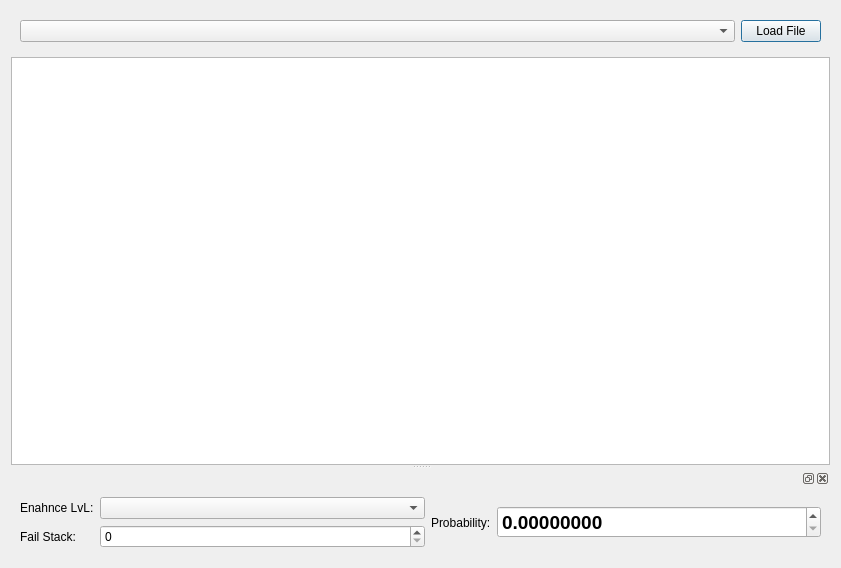
<?xml version="1.0" encoding="UTF-8"?>
<ui version="4.0">
 <class>dlgProbability</class>
 <widget class="QDialog" name="dlgProbability">
  <property name="geometry">
   <rect>
    <x>0</x>
    <y>0</y>
    <width>841</width>
    <height>568</height>
   </rect>
  </property>
  <property name="windowTitle">
   <string>Probability Table</string>
  </property>
  <layout class="QVBoxLayout" name="verticalLayout_2">
   <item>
    <widget class="QSplitter" name="splitter">
     <property name="orientation">
      <enum>Qt::Vertical</enum>
     </property>
     <widget class="QWidget" name="widget_2" native="true">
      <property name="sizePolicy">
       <sizepolicy hsizetype="Preferred" vsizetype="Preferred">
        <horstretch>0</horstretch>
        <verstretch>1</verstretch>
       </sizepolicy>
      </property>
      <layout class="QVBoxLayout" name="verticalLayout">
       <item>
        <widget class="QWidget" name="widget" native="true">
         <layout class="QHBoxLayout" name="horizontalLayout">
          <item>
           <widget class="GearTypeCmb" name="cmbGearType">
            <property name="sizePolicy">
             <sizepolicy hsizetype="Expanding" vsizetype="Fixed">
              <horstretch>0</horstretch>
              <verstretch>0</verstretch>
             </sizepolicy>
            </property>
           </widget>
          </item>
          <item>
           <widget class="QPushButton" name="cmdLoadFile">
            <property name="text">
             <string>Load File</string>
            </property>
           </widget>
          </item>
         </layout>
        </widget>
       </item>
       <item>
        <widget class="QTableWidget" name="tableWidget">
         <property name="editTriggers">
          <set>QAbstractItemView::NoEditTriggers</set>
         </property>
         <property name="alternatingRowColors">
          <bool>true</bool>
         </property>
         <property name="selectionMode">
          <enum>QAbstractItemView::MultiSelection</enum>
         </property>
         <property name="selectionBehavior">
          <enum>QAbstractItemView::SelectItems</enum>
         </property>
        </widget>
       </item>
      </layout>
     </widget>
     <widget class="QDockWidget" name="dockWidget">
      <widget class="QWidget" name="dockWidgetContents">
       <layout class="QGridLayout" name="gridLayout">
        <item row="1" column="0">
         <widget class="QLabel" name="label_2">
          <property name="sizePolicy">
           <sizepolicy hsizetype="Maximum" vsizetype="Preferred">
            <horstretch>0</horstretch>
            <verstretch>0</verstretch>
           </sizepolicy>
          </property>
          <property name="text">
           <string>Fail Stack:</string>
          </property>
         </widget>
        </item>
        <item row="0" column="1">
         <widget class="QComboBox" name="cmbLvl"/>
        </item>
        <item row="0" column="0">
         <widget class="QLabel" name="label">
          <property name="sizePolicy">
           <sizepolicy hsizetype="Maximum" vsizetype="Preferred">
            <horstretch>0</horstretch>
            <verstretch>0</verstretch>
           </sizepolicy>
          </property>
          <property name="text">
           <string>Enahnce LvL:</string>
          </property>
         </widget>
        </item>
        <item row="1" column="1">
         <widget class="QSpinBox" name="spinFS"/>
        </item>
        <item row="0" column="2" rowspan="2">
         <widget class="QLabel" name="label_3">
          <property name="sizePolicy">
           <sizepolicy hsizetype="Maximum" vsizetype="Preferred">
            <horstretch>0</horstretch>
            <verstretch>0</verstretch>
           </sizepolicy>
          </property>
          <property name="text">
           <string>Probability:</string>
          </property>
         </widget>
        </item>
        <item row="0" column="3" rowspan="2">
         <widget class="QDoubleSpinBox" name="spinProb">
          <property name="font">
           <font>
            <pointsize>14</pointsize>
            <weight>75</weight>
            <bold>true</bold>
           </font>
          </property>
          <property name="decimals">
           <number>8</number>
          </property>
         </widget>
        </item>
       </layout>
      </widget>
     </widget>
    </widget>
   </item>
  </layout>
 </widget>
 <customwidgets>
  <customwidget>
   <class>GearTypeCmb</class>
   <extends>QComboBox</extends>
   <header>BDO_Enhancement_Tool.WidgetTools</header>
  </customwidget>
 </customwidgets>
 <resources/>
 <connections/>
</ui>
